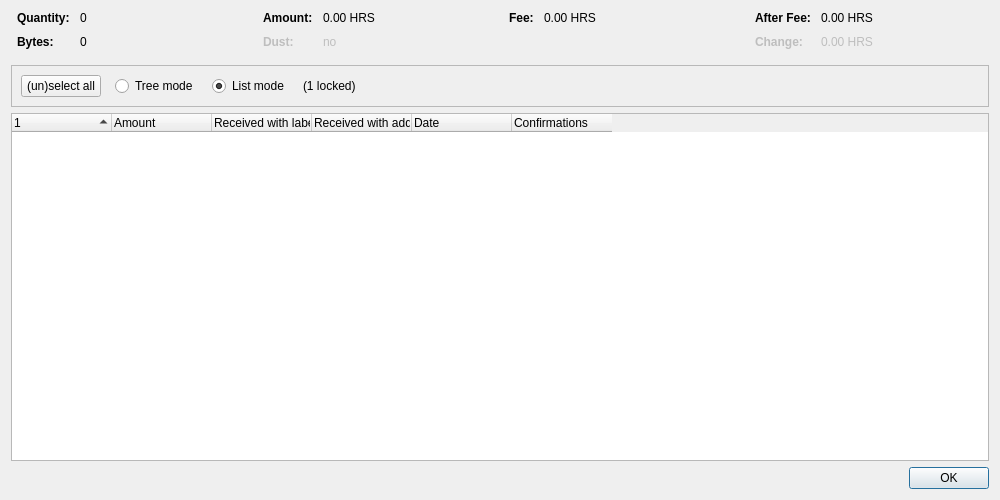
<?xml version="1.0" encoding="UTF-8"?>
<ui version="4.0">
 <class>CoinControlDialog</class>
 <widget class="QDialog" name="CoinControlDialog">
  <property name="geometry">
   <rect>
    <x>0</x>
    <y>0</y>
    <width>1000</width>
    <height>500</height>
   </rect>
  </property>
  <property name="windowTitle">
   <string>Coin Selection</string>
  </property>
  <layout class="QVBoxLayout" name="verticalLayout">
   <item>
    <layout class="QHBoxLayout" name="horizontalLayoutTop" stretch="0,0,0,0">
     <property name="topMargin">
      <number>0</number>
     </property>
     <property name="bottomMargin">
      <number>10</number>
     </property>
     <item>
      <layout class="QFormLayout" name="formLayoutCoinControl1">
       <property name="horizontalSpacing">
        <number>10</number>
       </property>
       <property name="verticalSpacing">
        <number>10</number>
       </property>
       <property name="leftMargin">
        <number>6</number>
       </property>
       <property name="rightMargin">
        <number>6</number>
       </property>
       <item row="0" column="0">
        <widget class="QLabel" name="labelCoinControlQuantityText">
         <property name="font">
          <font>
           <weight>75</weight>
           <bold>true</bold>
          </font>
         </property>
         <property name="text">
          <string>Quantity:</string>
         </property>
        </widget>
       </item>
       <item row="0" column="1">
        <widget class="QLabel" name="labelCoinControlQuantity">
         <property name="cursor">
          <cursorShape>IBeamCursor</cursorShape>
         </property>
         <property name="contextMenuPolicy">
          <enum>Qt::ActionsContextMenu</enum>
         </property>
         <property name="text">
          <string notr="true">0</string>
         </property>
         <property name="textInteractionFlags">
          <set>Qt::LinksAccessibleByMouse|Qt::TextSelectableByKeyboard|Qt::TextSelectableByMouse</set>
         </property>
        </widget>
       </item>
       <item row="1" column="0">
        <widget class="QLabel" name="labelCoinControlBytesText">
         <property name="font">
          <font>
           <weight>75</weight>
           <bold>true</bold>
          </font>
         </property>
         <property name="text">
          <string>Bytes:</string>
         </property>
        </widget>
       </item>
       <item row="1" column="1">
        <widget class="QLabel" name="labelCoinControlBytes">
         <property name="cursor">
          <cursorShape>IBeamCursor</cursorShape>
         </property>
         <property name="contextMenuPolicy">
          <enum>Qt::ActionsContextMenu</enum>
         </property>
         <property name="text">
          <string notr="true">0</string>
         </property>
         <property name="textInteractionFlags">
          <set>Qt::LinksAccessibleByMouse|Qt::TextSelectableByKeyboard|Qt::TextSelectableByMouse</set>
         </property>
        </widget>
       </item>
      </layout>
     </item>
     <item>
      <layout class="QFormLayout" name="formLayoutCoinControl2">
       <property name="horizontalSpacing">
        <number>10</number>
       </property>
       <property name="verticalSpacing">
        <number>10</number>
       </property>
       <property name="leftMargin">
        <number>6</number>
       </property>
       <property name="rightMargin">
        <number>6</number>
       </property>
       <item row="0" column="0">
        <widget class="QLabel" name="labelCoinControlAmountText">
         <property name="font">
          <font>
           <weight>75</weight>
           <bold>true</bold>
          </font>
         </property>
         <property name="text">
          <string>Amount:</string>
         </property>
        </widget>
       </item>
       <item row="0" column="1">
        <widget class="QLabel" name="labelCoinControlAmount">
         <property name="cursor">
          <cursorShape>IBeamCursor</cursorShape>
         </property>
         <property name="contextMenuPolicy">
          <enum>Qt::ActionsContextMenu</enum>
         </property>
         <property name="text">
          <string notr="true">0.00 HRS</string>
         </property>
         <property name="textInteractionFlags">
          <set>Qt::LinksAccessibleByMouse|Qt::TextSelectableByKeyboard|Qt::TextSelectableByMouse</set>
         </property>
        </widget>
       </item>
       <item row="1" column="0">
        <widget class="QLabel" name="labelCoinControlLowOutputText">
         <property name="enabled">
          <bool>false</bool>
         </property>
         <property name="font">
          <font>
           <weight>75</weight>
           <bold>true</bold>
          </font>
         </property>
         <property name="text">
          <string>Dust:</string>
         </property>
        </widget>
       </item>
       <item row="1" column="1">
        <widget class="QLabel" name="labelCoinControlLowOutput">
         <property name="enabled">
          <bool>false</bool>
         </property>
         <property name="cursor">
          <cursorShape>IBeamCursor</cursorShape>
         </property>
         <property name="contextMenuPolicy">
          <enum>Qt::ActionsContextMenu</enum>
         </property>
         <property name="text">
          <string notr="true">no</string>
         </property>
         <property name="textInteractionFlags">
          <set>Qt::LinksAccessibleByMouse|Qt::TextSelectableByKeyboard|Qt::TextSelectableByMouse</set>
         </property>
        </widget>
       </item>
      </layout>
     </item>
     <item>
      <layout class="QFormLayout" name="formLayoutCoinControl3">
       <property name="horizontalSpacing">
        <number>10</number>
       </property>
       <property name="verticalSpacing">
        <number>10</number>
       </property>
       <property name="leftMargin">
        <number>6</number>
       </property>
       <property name="rightMargin">
        <number>6</number>
       </property>
       <item row="0" column="0">
        <widget class="QLabel" name="labelCoinControlFeeText">
         <property name="font">
          <font>
           <weight>75</weight>
           <bold>true</bold>
          </font>
         </property>
         <property name="text">
          <string>Fee:</string>
         </property>
        </widget>
       </item>
       <item row="0" column="1">
        <widget class="QLabel" name="labelCoinControlFee">
         <property name="cursor">
          <cursorShape>IBeamCursor</cursorShape>
         </property>
         <property name="contextMenuPolicy">
          <enum>Qt::ActionsContextMenu</enum>
         </property>
         <property name="text">
          <string notr="true">0.00 HRS</string>
         </property>
         <property name="textInteractionFlags">
          <set>Qt::LinksAccessibleByMouse|Qt::TextSelectableByKeyboard|Qt::TextSelectableByMouse</set>
         </property>
        </widget>
       </item>
      </layout>
     </item>
     <item>
      <layout class="QFormLayout" name="formLayoutCoinControl4">
       <property name="horizontalSpacing">
        <number>10</number>
       </property>
       <property name="verticalSpacing">
        <number>10</number>
       </property>
       <property name="leftMargin">
        <number>6</number>
       </property>
       <property name="rightMargin">
        <number>6</number>
       </property>
       <item row="0" column="0">
        <widget class="QLabel" name="labelCoinControlAfterFeeText">
         <property name="font">
          <font>
           <weight>75</weight>
           <bold>true</bold>
          </font>
         </property>
         <property name="text">
          <string>After Fee:</string>
         </property>
        </widget>
       </item>
       <item row="0" column="1">
        <widget class="QLabel" name="labelCoinControlAfterFee">
         <property name="cursor">
          <cursorShape>IBeamCursor</cursorShape>
         </property>
         <property name="contextMenuPolicy">
          <enum>Qt::ActionsContextMenu</enum>
         </property>
         <property name="text">
          <string notr="true">0.00 HRS</string>
         </property>
         <property name="textInteractionFlags">
          <set>Qt::LinksAccessibleByMouse|Qt::TextSelectableByKeyboard|Qt::TextSelectableByMouse</set>
         </property>
        </widget>
       </item>
       <item row="1" column="0">
        <widget class="QLabel" name="labelCoinControlChangeText">
         <property name="enabled">
          <bool>false</bool>
         </property>
         <property name="font">
          <font>
           <weight>75</weight>
           <bold>true</bold>
          </font>
         </property>
         <property name="text">
          <string>Change:</string>
         </property>
        </widget>
       </item>
       <item row="1" column="1">
        <widget class="QLabel" name="labelCoinControlChange">
         <property name="enabled">
          <bool>false</bool>
         </property>
         <property name="cursor">
          <cursorShape>IBeamCursor</cursorShape>
         </property>
         <property name="contextMenuPolicy">
          <enum>Qt::ActionsContextMenu</enum>
         </property>
         <property name="text">
          <string notr="true">0.00 HRS</string>
         </property>
         <property name="textInteractionFlags">
          <set>Qt::LinksAccessibleByMouse|Qt::TextSelectableByKeyboard|Qt::TextSelectableByMouse</set>
         </property>
        </widget>
       </item>
      </layout>
     </item>
    </layout>
   </item>
   <item>
    <widget class="QFrame" name="frame">
     <property name="minimumSize">
      <size>
       <width>0</width>
       <height>40</height>
      </size>
     </property>
     <property name="frameShape">
      <enum>QFrame::StyledPanel</enum>
     </property>
     <property name="frameShadow">
      <enum>QFrame::Sunken</enum>
     </property>
     <layout class="QHBoxLayout" name="horizontalLayout">
      <item>
       <layout class="QHBoxLayout" name="horizontalLayoutPanel" stretch="0,0,0,0,0">
        <property name="spacing">
         <number>14</number>
        </property>
        <item>
         <widget class="QPushButton" name="pushButtonSelectAll">
          <property name="sizePolicy">
           <sizepolicy hsizetype="Maximum" vsizetype="Fixed">
            <horstretch>0</horstretch>
            <verstretch>0</verstretch>
           </sizepolicy>
          </property>
          <property name="text">
           <string>(un)select all</string>
          </property>
          <property name="autoDefault">
           <bool>false</bool>
          </property>
         </widget>
        </item>
        <item>
         <widget class="QRadioButton" name="radioTreeMode">
          <property name="sizePolicy">
           <sizepolicy hsizetype="Maximum" vsizetype="Fixed">
            <horstretch>0</horstretch>
            <verstretch>0</verstretch>
           </sizepolicy>
          </property>
          <property name="text">
           <string>Tree mode</string>
          </property>
         </widget>
        </item>
        <item>
         <widget class="QRadioButton" name="radioListMode">
          <property name="sizePolicy">
           <sizepolicy hsizetype="Maximum" vsizetype="Fixed">
            <horstretch>0</horstretch>
            <verstretch>0</verstretch>
           </sizepolicy>
          </property>
          <property name="text">
           <string>List mode</string>
          </property>
          <property name="checked">
           <bool>true</bool>
          </property>
         </widget>
        </item>
        <item>
         <widget class="QLabel" name="labelLocked">
          <property name="text">
           <string notr="true">(1 locked)</string>
          </property>
         </widget>
        </item>
        <item>
         <spacer name="horizontalSpacer">
          <property name="orientation">
           <enum>Qt::Horizontal</enum>
          </property>
          <property name="sizeHint" stdset="0">
           <size>
            <width>40</width>
            <height>20</height>
           </size>
          </property>
         </spacer>
        </item>
       </layout>
      </item>
     </layout>
    </widget>
   </item>
   <item>
    <widget class="CoinControlTreeWidget" name="treeWidget">
     <property name="contextMenuPolicy">
      <enum>Qt::CustomContextMenu</enum>
     </property>
     <property name="sortingEnabled">
      <bool>false</bool>
     </property>
     <property name="columnCount">
      <number>6</number>
     </property>
     <attribute name="headerShowSortIndicator" stdset="0">
      <bool>true</bool>
     </attribute>
     <attribute name="headerStretchLastSection">
      <bool>false</bool>
     </attribute>
     <column>
      <property name="text">
       <string/>
      </property>
     </column>
     <column>
      <property name="text">
       <string>Amount</string>
      </property>
     </column>
     <column>
      <property name="text">
       <string>Received with label</string>
      </property>
     </column>
     <column>
      <property name="text">
       <string>Received with address</string>
      </property>
     </column>
     <column>
      <property name="text">
       <string>Date</string>
      </property>
     </column>
     <column>
      <property name="text">
       <string>Confirmations</string>
      </property>
      <property name="toolTip">
       <string>Confirmed</string>
      </property>
     </column>
     <column>
      <property name="text">
       <string/>
      </property>
     </column>
     <column>
      <property name="text">
       <string/>
      </property>
     </column>
     <column>
      <property name="text">
       <string/>
      </property>
     </column>
     <column>
      <property name="text">
       <string/>
      </property>
     </column>
    </widget>
   </item>
   <item>
    <widget class="QDialogButtonBox" name="buttonBox">
     <property name="orientation">
      <enum>Qt::Horizontal</enum>
     </property>
     <property name="standardButtons">
      <set>QDialogButtonBox::Ok</set>
     </property>
    </widget>
   </item>
  </layout>
 </widget>
 <customwidgets>
  <customwidget>
   <class>CoinControlTreeWidget</class>
   <extends>QTreeWidget</extends>
   <header>qt/coincontroltreewidget.h</header>
  </customwidget>
 </customwidgets>
 <resources/>
 <connections/>
</ui>
